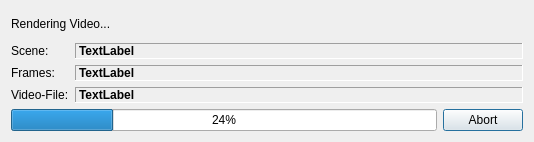
<?xml version="1.0" encoding="UTF-8"?>
<ui version="4.0">
 <class>ReleaseDialogClass</class>
 <widget class="QDialog" name="ReleaseDialogClass">
  <property name="geometry">
   <rect>
    <x>0</x>
    <y>0</y>
    <width>534</width>
    <height>142</height>
   </rect>
  </property>
  <property name="windowTitle">
   <string>Release</string>
  </property>
  <layout class="QVBoxLayout" name="verticalLayout">
   <item>
    <widget class="QLabel" name="label">
     <property name="text">
      <string>Rendering Video...</string>
     </property>
    </widget>
   </item>
   <item>
    <layout class="QFormLayout" name="formLayout">
     <item row="0" column="0">
      <widget class="QLabel" name="label_2">
       <property name="text">
        <string>Scene:</string>
       </property>
      </widget>
     </item>
     <item row="2" column="0">
      <widget class="QLabel" name="label_3">
       <property name="text">
        <string>Video-File:</string>
       </property>
      </widget>
     </item>
     <item row="0" column="1">
      <widget class="QLabel" name="sceneName">
       <property name="sizePolicy">
        <sizepolicy hsizetype="Expanding" vsizetype="Maximum">
         <horstretch>0</horstretch>
         <verstretch>0</verstretch>
        </sizepolicy>
       </property>
       <property name="font">
        <font>
         <weight>75</weight>
         <bold>true</bold>
        </font>
       </property>
       <property name="frameShape">
        <enum>QFrame::Panel</enum>
       </property>
       <property name="frameShadow">
        <enum>QFrame::Sunken</enum>
       </property>
       <property name="text">
        <string>TextLabel</string>
       </property>
      </widget>
     </item>
     <item row="2" column="1">
      <widget class="QLabel" name="videoFile">
       <property name="sizePolicy">
        <sizepolicy hsizetype="Expanding" vsizetype="Maximum">
         <horstretch>0</horstretch>
         <verstretch>0</verstretch>
        </sizepolicy>
       </property>
       <property name="font">
        <font>
         <weight>75</weight>
         <bold>true</bold>
        </font>
       </property>
       <property name="frameShape">
        <enum>QFrame::Panel</enum>
       </property>
       <property name="frameShadow">
        <enum>QFrame::Sunken</enum>
       </property>
       <property name="text">
        <string>TextLabel</string>
       </property>
      </widget>
     </item>
     <item row="1" column="0">
      <widget class="QLabel" name="label_4">
       <property name="text">
        <string>Frames:</string>
       </property>
      </widget>
     </item>
     <item row="1" column="1">
      <widget class="QLabel" name="frameCount">
       <property name="sizePolicy">
        <sizepolicy hsizetype="Expanding" vsizetype="Maximum">
         <horstretch>0</horstretch>
         <verstretch>0</verstretch>
        </sizepolicy>
       </property>
       <property name="font">
        <font>
         <weight>75</weight>
         <bold>true</bold>
        </font>
       </property>
       <property name="frameShape">
        <enum>QFrame::Panel</enum>
       </property>
       <property name="frameShadow">
        <enum>QFrame::Sunken</enum>
       </property>
       <property name="text">
        <string>TextLabel</string>
       </property>
      </widget>
     </item>
    </layout>
   </item>
   <item>
    <layout class="QHBoxLayout" name="horizontalLayout">
     <item>
      <widget class="QProgressBar" name="progressBar">
       <property name="value">
        <number>24</number>
       </property>
      </widget>
     </item>
     <item>
      <widget class="QPushButton" name="abortButton">
       <property name="text">
        <string>Abort</string>
       </property>
      </widget>
     </item>
    </layout>
   </item>
  </layout>
 </widget>
 <resources/>
 <connections/>
</ui>
